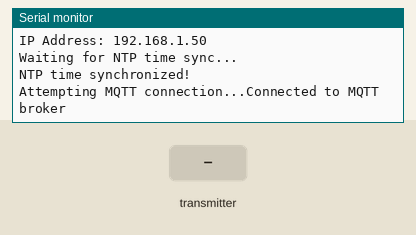
Simulated run of this sketch. Board: ESP32. Parts: the last lines printed to the serial monitor. Inputs (shaded band) come from the test bench. WiFi joins after 1.5 s; servers stay silent unless stated; the local clock reads 2024-03-15 10:24:30 at power-on unless the sketch sets it; no MQTT or app messages arrive unless stated.

Above: at 2.7 s.
2.8 s: the transmitter starts sending temp = 0
At 3.11 s:
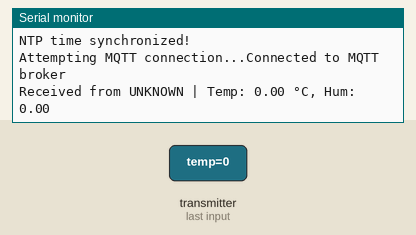
4.8 s: the transmitter starts sending hum = 25
At 5.11 s:
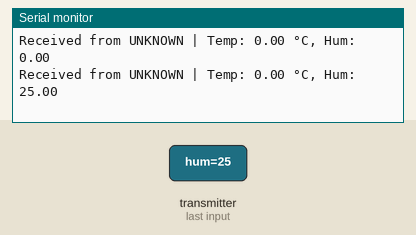
6.3 s: the transmitter starts sending temp = 25
At 6.61 s:
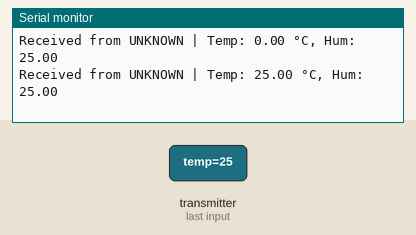
7.8 s: the transmitter starts sending hum = 0
At 8.11 s:
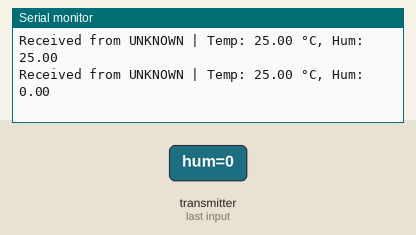

Measured:
- after the input at 2.8 s, the serial monitor: prints a new line at once (image 1)
- after the input at 4.8 s, the serial monitor: prints a new line at once (image 2)
- after the input at 6.3 s, the serial monitor: prints a new line at once (image 3)
- after the input at 7.8 s, the serial monitor: prints a new line at once (image 4)

The sketch:

receiver_v5.ino
```cpp
#include <esp_now.h>
#include <WiFi.h>
#include <PubSubClient.h>
#include <esp_wifi.h>
#include <DHT.h>
#include <ctime>

#define DHT11_PIN 32
#define MQTT_SERVER "broker.mqtt-dashboard.com"
#define MQTT_PORT 1883
#define MQTT_TOPIC "IPB/Tese/a61450/data"

constexpr uint8_t MAC_ADDR1[] = {0x10, 0x06, 0x1C, 0x97, 0x9C, 0x34};
constexpr uint8_t MAC_ADDR2[] = {0x10, 0x06, 0x1C, 0x98, 0x51, 0x04};

typedef struct struct_message {
  float temp;
  float hum;
} struct_message;

struct_message incomingReadings;
WiFiClient espClient;
PubSubClient client(espClient);
DHT dht11(DHT11_PIN, DHT11);
bool newDataAvailable = false;
uint8_t incomingMacAddr[6];
String messageBuffer = "";
String pendingMessage = ""; // Armazena a mensagem pendente
unsigned long lastReceivedTime = 0;
const unsigned long delayTime = 60000;  // 60 segundos

// Função para configurar e sincronizar o horário com o NTP
void setupTime() {
    configTime(0, 0, "pool.ntp.org"); // Configura o NTP
    Serial.println("Waiting for NTP time sync...");

    time_t now = time(nullptr);
    int attempt = 0;
    while (now < 24 * 3600) { // Espera até que o horário seja sincronizado
        delay(500);
        now = time(nullptr);
        attempt++;
        if (attempt > 30) { // Tenta por 15 segundos
            Serial.println("Failed to sync NTP time. Restarting...");
            ESP.restart();
        }
    }

    Serial.println("NTP time synchronized!");
}

void OnDataRecv(const esp_now_recv_info *esp_now_info, const uint8_t *incomingData, int len) {
    if (len == sizeof(incomingReadings)) {
        memcpy(&incomingReadings, incomingData, sizeof(incomingReadings));
        memcpy(incomingMacAddr, esp_now_info->src_addr, 6);
        newDataAvailable = true;
        lastReceivedTime = millis();

        String macID = "UNKNOWN";
        if (memcmp(incomingMacAddr, MAC_ADDR1, 6) == 0) macID = "M1";
        else if (memcmp(incomingMacAddr, MAC_ADDR2, 6) == 0) macID = "M2";

        Serial.print("Received from "); Serial.print(macID);
        Serial.print(" | Temp: "); Serial.print(incomingReadings.temp);
        Serial.print(" °C, Hum: "); Serial.println(incomingReadings.hum);

        if (!messageBuffer.isEmpty()) messageBuffer += " | ";
        messageBuffer += macID + ", Temp: " + String(incomingReadings.temp, 2) + "°C, Hum: " + String(incomingReadings.hum, 2) + "%";
    }
}

void setup_wifi() {
    Serial.print("Connecting to WiFi...");
    WiFi.begin("Vodafone-71C302", "JCb8TXb85x");

    int attempt = 0;
    while (WiFi.status() != WL_CONNECTED) {
        delay(500);
        Serial.print(".");
        attempt++;
        if (attempt > 30) {  // Tenta por 15 segundos
            Serial.println("\nWiFi connection failed. Restarting...");
            ESP.restart();
        }
    }
    Serial.println("\nWiFi connected");
    Serial.print("IP Address: "); Serial.println(WiFi.localIP());
}

void reconnectMQTT() {
    if (!client.connected()) {
        Serial.print("Attempting MQTT connection...");
        if (client.connect("ESP32Client")) {
            Serial.println("Connected to MQTT broker");

            // Tenta enviar a mensagem pendente assim que a conexão for restabelecida
            if (!pendingMessage.isEmpty()) {
                Serial.println("Sending pending message...");
                if (client.publish(MQTT_TOPIC, pendingMessage.c_str())) {
                    Serial.println("Pending message published successfully");
                    pendingMessage = ""; // Limpa a mensagem pendente após o envio
                } else {
                    Serial.println("Failed to send pending message");
                }
            }
        } else {
            Serial.print("Failed, rc="); Serial.println(client.state());
        }
    }
}

void readLocalDHT11() {
    float temp = dht11.readTemperature();
    float hum = dht11.readHumidity();

    if (isnan(temp) || isnan(hum)) {
        Serial.println("Failed to read from DHT11 sensor!");
        return;
    }

    Serial.print("Local DHT11 - Temp: "); Serial.print(temp);
    Serial.print(" °C, Hum: "); Serial.println(hum);

    if (!messageBuffer.isEmpty()) messageBuffer += " | ";
    messageBuffer += "ML, Temp: " + String(temp, 2) + "°C, Hum: " + String(hum, 2) + "%";
}

void sendMQTTData() {
    if (!messageBuffer.isEmpty()) {
        time_t now = time(nullptr);
        struct tm *timeinfo = localtime(&now);
        char timeStr[20];
        strftime(timeStr, sizeof(timeStr), "%d/%m/%Y %H:%M:%S", timeinfo);
        messageBuffer += " | Timestamp: ";
        messageBuffer += timeStr;

        Serial.print("Publishing to MQTT: "); Serial.println(messageBuffer);

        if (client.publish(MQTT_TOPIC, messageBuffer.c_str())) {
            Serial.println("Message published successfully");
            messageBuffer = "";
        } else {
            Serial.println("MQTT Publish failed, storing message...");
            pendingMessage = messageBuffer; // Armazena a mensagem pendente
            messageBuffer = "";
        }
    }
}

void setup() {
    Serial.begin(115200);
    dht11.begin();
    setup_wifi();
    setupTime(); // Configura e sincroniza o horário com o NTP
    client.setServer(MQTT_SERVER, MQTT_PORT);
    if (esp_now_init() != ESP_OK) {
        Serial.println("Error initializing ESP-NOW");
        return;
    }
    esp_now_register_recv_cb(OnDataRecv);
}

void loop() {
    if (WiFi.status() != WL_CONNECTED) {
        Serial.println("WiFi disconnected, reconnecting...");
        setup_wifi();
    }

    if (!client.connected()) reconnectMQTT();
    client.loop();

    if (newDataAvailable && millis() - lastReceivedTime >= delayTime) {
        readLocalDHT11();  // Adiciona leitura do DHT11 local antes de enviar
        sendMQTTData();
        newDataAvailable = false;
    }
}
```
